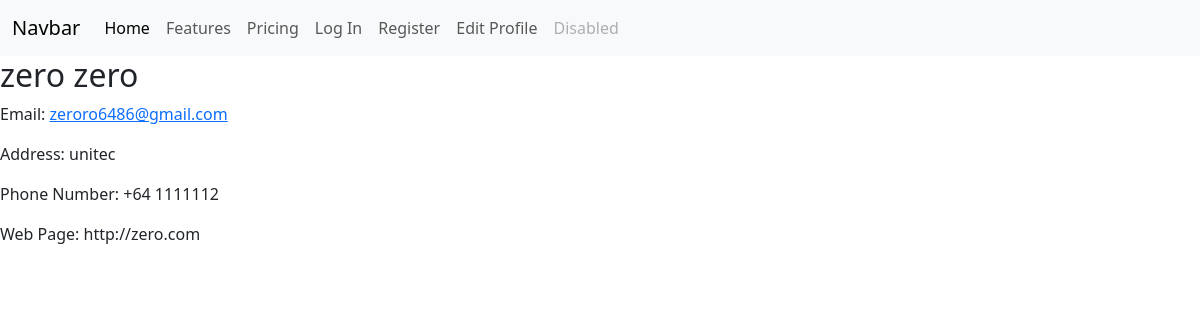
The page /user/profile/1 on the database its author committed.
### blog/models.py (models this page shows, shortened)
class Profile(models.Model):
    address = models.CharField(max_length=255)
    phone_number = models.CharField(max_length=15)
    user = models.OneToOneField(User, on_delete=models.SET_NULL, null=True)
    web_page = models.URLField(null=True, blank=True)

### blog/views.py (the view)
# urls.py: path("user/profile/<int:pk>", ProfileDetailView.as_view(), name="detail_profile"),
class ProfileDetailView(DetailView):
    template_name = "user_profile_detail.html"
    model = Profile

### blog/templates/user_profile_detail.html (shortened to what this page needs)
{% extends 'base.html' %}
{% block content %}
    <h2>
        {{ profile.user.first_name }}
        {{ profile.user.last_name }}
    </h2>
    <p>Email: <a href="mailto:{{ profile.user.email }}">{{ profile.user.email }}</a></p>
    <p>Address: {{ profile.address }}</p>
    <p>Phone Number: {{ profile.phone_number }}</p>
    <p>Web Page: {{ profile.web_page }}</p>
{% endblock %}

### rows shown on the page
Profile: user.first_name "zero", user.last_name "zero", user.email "zeroro6486@gmail.com", address "unitec", phone_number "+64 1111112", web_page "http://zero.com"
